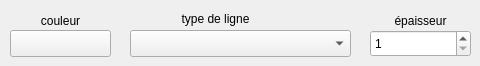
     <widget class="QWidget" name="ctrv">
      <attribute name="title">
       <string>fichier travail</string>
      </attribute>
      <widget class="QPushButton" name="btcoulconnexion_2">
       <property name="geometry">
        <rect>
         <x>10</x>
         <y>30</y>
         <width>101</width>
         <height>27</height>
        </rect>
       </property>
       <property name="text">
        <string/>
       </property>
      </widget>
      <widget class="QComboBox" name="boitetpligne_2">
       <property name="geometry">
        <rect>
         <x>130</x>
         <y>30</y>
         <width>221</width>
         <height>27</height>
        </rect>
       </property>
      </widget>
      <widget class="QSpinBox" name="eprconnect_2">
       <property name="geometry">
        <rect>
         <x>370</x>
         <y>30</y>
         <width>101</width>
         <height>27</height>
        </rect>
       </property>
       <property name="minimum">
        <number>1</number>
       </property>
       <property name="maximum">
        <number>10</number>
       </property>
      </widget>
      <widget class="QLabel" name="label_40">
       <property name="geometry">
        <rect>
         <x>370</x>
         <y>10</y>
         <width>101</width>
         <height>21</height>
        </rect>
       </property>
       <property name="text">
        <string>épaisseur</string>
       </property>
       <property name="alignment">
        <set>Qt::AlignCenter</set>
       </property>
      </widget>
      <widget class="QLabel" name="label_55">
       <property name="geometry">
        <rect>
         <x>130</x>
         <y>10</y>
         <width>171</width>
         <height>17</height>
        </rect>
       </property>
       <property name="text">
        <string>type de ligne</string>
       </property>
       <property name="alignment">
        <set>Qt::AlignCenter</set>
       </property>
      </widget>
      <widget class="QLabel" name="label_56">
       <property name="geometry">
        <rect>
         <x>10</x>
         <y>10</y>
         <width>101</width>
         <height>21</height>
        </rect>
       </property>
       <property name="text">
        <string>couleur</string>
       </property>
       <property name="alignment">
        <set>Qt::AlignCenter</set>
       </property>
      </widget>
     </widget>
